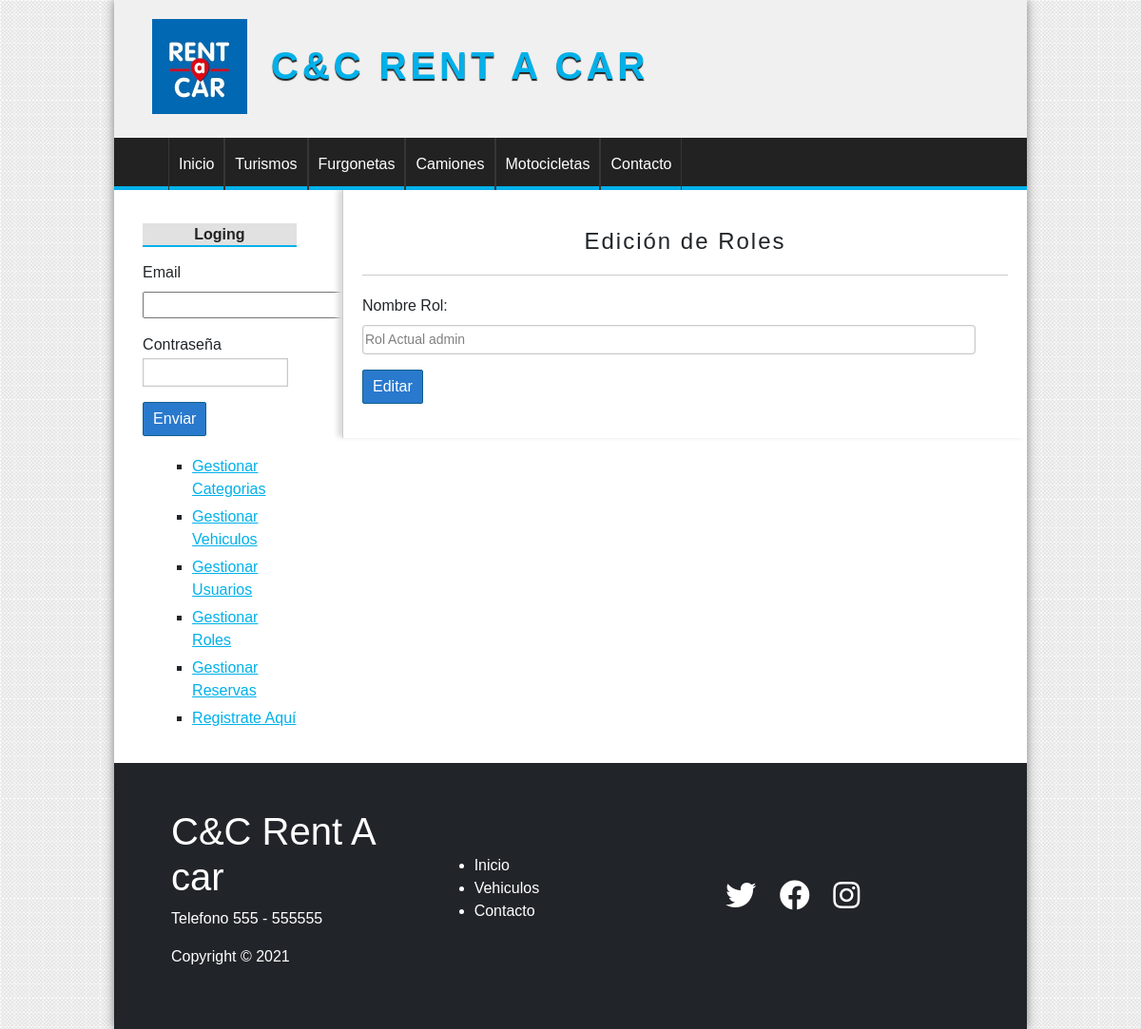
The page /rol/editar&id=1 (signed in) on the database its author committed.
### tables this page shows
CREATE TABLE categorias(
    id INT(255) auto_increment not null,
    nombre VARCHAR(100) not null,

    CONSTRAINT pk_categorias PRIMARY KEY (id)
);

CREATE TABLE roles(
    id INT(255) auto_increment not null,
    nombre VARCHAR(100) not null,

    CONSTRAINT pk_roles PRIMARY KEY (id)
);

### config/db.php (called while the page is built)
<?php
class Database{
    public static function connect(){
        $db = new mysqli('localhost', 'root', '', 'candc_rent_a_car');
        $db->query("SET NAMES 'UTF-8'");
        return $db;
    }
}

### models/categoria.php (called while the page is built, shortened)
<?php
class Categoria{
    private $id;
    private $nombre;
    public function __construct($id = ''){
        $this->db = Database::connect();
        if($id){
            $reg = $this->db->query("SELECT * FROM categorias WHERE id = ".$id);
            $categoria = $reg->fetch_object();
            $this->id = $categoria->id;
            $this->nombre = $categoria->nombre;
        }
        return $this;
    }
    function getId(){
        return $this->id;
    }
    function getNombre(){
        return $this->nombre;
    }
    public static function getAll(){
        $categoria = new Categoria();
        $reg = $categoria->db->query("SELECT id FROM categorias ORDER BY id ASC;");
        $array = array();
        while($cat = $reg->fetch_object()){
            $aux = new Categoria($cat->id);
            $array[$aux->getId()]=$aux;
        }
        return $array;
    }
}

### helpers/utils.php (called while the page is built, shortened)
<?php
require_once 'models/categoria.php';
class Utils
{
    public static function showCategorias(){
        $categorias = Categoria::getAll();
        return $categorias;
    }
}

### controllers/RolController.php (called while the page is built, shortened)
<?php
require_once 'models/rol.php';
class rolController
{
    public function editar()
    {
        $rol = new Rol($_GET['id']);
        require_once 'views/rol/edit.php';
    }
}

### models/rol.php (called while the page is built, shortened)
<?php
class Rol{
    private $nombre;
    public function __construct($id = ''){
        $this->db = Database::connect();
        if($id){
            $reg = $this->db->query("SELECT * FROM roles WHERE id = ".$id);
            $rol = $reg->fetch_object();
            $this->nombre = $rol->nombre;
        }
        return $this;
    }
    function getNombre(){
        return $this->nombre;
    }
}

### views/rol/edit.php (the view, shortened to what this page needs)
<h1>Edición de Roles</h1>
<form action="<?=base_url?>rol/update" method="POST">
<div class="mb-3">
        <label for="nombre" class="form-label"> Nombre Rol:</label>
        <input class="form-control form-control-sm" type="text" name="nombre" value="<?= "Rol Actual " . $rol->getNombre() ?>" required>
    </div>
<div class="mb-3">
    <input type="submit" value="Editar">
    </div>
</form>

### views/layout/header.php (shortened to what this page needs)
<!DOCTYPE html>
<html lang="es">
<head>
    <link href="https://cdn.jsdelivr.net/npm/bootstrap@5.0.0-beta3/dist/css/bootstrap.min.css" rel="stylesheet">
    <link rel="stylesheet" href="<?= base_url ?>assets/css/style.css">
    <link rel="stylesheet" href="https://cdnjs.cloudflare.com/ajax/libs/font-awesome/5.15.3/css/all.min.css" />
</head>
<body>
    <div id="container">
        <header id="header">
            <div id="logo">
                <img src="<?= base_url ?>assets/css/imagenes/Logo.jfif" alt="Logo Vehiculo">
                <h1> C&C Rent A car</h1>
            </div>
        </header>
        <?php $categorias = Utils::showCategorias(); ?>
        <nav id="menu">
            <ul>
                <li><a href="<?=base_url?>"> Inicio</a></li>
                <?php foreach ($categorias as $cat) { ?>
                    <li><a href="<?= base_url ?>categoria/ver&id=<?= $cat->getId() ?>"><?= $cat->getNombre() ?></a></li>
                <?php } ?>
                <li><a href="#"> Contacto</a></li>
            </ul>
        </nav>
        <div id="content">

### assets/css/style.css (style rules this page uses)
* { padding: 0; margin: 0; font-family: sans-serif, Helvetica, Arial; }
body { background: url(../../../imagenes/bg.png); }
a { color: #01b1ea; }
#logo { margin-left: 20px; padding: 20px; float: left; }
#logo img { height: 100px; float: left; }
#logo h1 { float: left; font-size: 40px; letter-spacing: 4px; font-family: 'OpenSans', Helvetica, Arial; text-transform: uppercase; color: #01b1ea; font-weight: bold; margin-top: 25px; margin-left: 25px; text-shadow: 0px 2px 1px #222222; transition: 300ms all; }
#container { width: 80%; margin: 0 auto; box-shadow: 0px 0px 10px gray; background: white; }
header { height: 145px; background: #F0F0F0; }
#menu { clear: both; background: #222; color: white; height: 55px; border-bottom: 4px solid #01b1ea; }
#menu ul { list-style: none; text-decoration: none; margin: 0 auto; margin-left: 25px; }
#menu ul li { line-height: 55px; float: left; border-right:1px solid #363636; }
#menu a { display: block; text-decoration: none; color: white; padding-left: 10px; padding-right: 10px; transition: 700ms all; }
#menu a:first-child { border-left: 1px solid #363636; }
#content { margin: 0 auto; overflow: hidden; background: white; }
label, input[type="text"], input[type="password"], input[type="email"], select { display: block; width: 95%; margin-top: 2px; margin-bottom: 2px; }
input[type="text"], input[type="password"], input[type="email"], select { border: 1px solid #c9c9c9; box-shadow: 0px 0px 2px #ccc inset; background: white; padding: 2px; color: gray; transition: 300ms all; }
input[type="submit"], input[type="button"], button, .button { display: block; border-radius: 2px; width: auto; padding: 5px; padding-left: 10px; padding-right: 10px; color: white; background: #2979cd; border: 1px solid #11608e; cursor: pointer; }
label, input[type="submit"], input[type="button"], button { display: block; margin-top: 10px; }
#central h1 { font-size: 24px; text-align: center; font-weight: normal; letter-spacing: 2px; border-bottom: 1px solid #ccc; margin-bottom: 20px; padding: 20px; }

### rows shown on the page
categorias: nombre "Turismos"
categorias: nombre "Furgonetas"
categorias: nombre "Camiones"
categorias: nombre "Motocicletas"
roles: nombre "Rol Actual admin"
